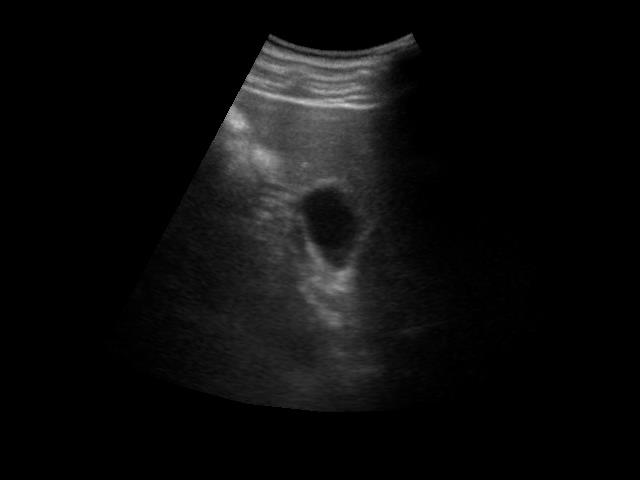
%> input picture h60.jpg, 640 x 480 px
$ octave main_pro.m   (GNU Octave 9; MATLAB toolbox functions it lacks are replaced by stand-ins)
%> lines starting %> are read from the running program, lines starting %| are printed output that depends on the picture
### Designed_Filter/srad_filter.m
function filtered_img = srad_filter(img, kappa, lambda, iterations, epsilon)
    [rows, cols] = size(img);
    filtered_img = img; % Initialize filtered image

    for t = 1:iterations
        north = [filtered_img(1, :); filtered_img(1:end-1, :)] - filtered_img;
        south = [filtered_img(2:end, :); filtered_img(end, :)] - filtered_img;
        west = [filtered_img(:, 1), filtered_img(:, 1:end-1)] - filtered_img;
        east = [filtered_img(:, 2:end), filtered_img(:, end)] - filtered_img;

        mean_squared = mean(filtered_img(:).^2);
        variance = mean((filtered_img(:) - mean_squared).^2);
        q0_squared = variance / (mean_squared^2 + epsilon);

        c_north = exp(-((north ./ (filtered_img + epsilon)).^2) ./ (kappa * q0_squared + epsilon));
        c_south = exp(-((south ./ (filtered_img + epsilon)).^2) ./ (kappa * q0_squared + epsilon));
        c_west = exp(-((west ./ (filtered_img + epsilon)).^2) ./ (kappa * q0_squared + epsilon));
        c_east = exp(-((east ./ (filtered_img + epsilon)).^2) ./ (kappa * q0_squared + epsilon));

        diffusion = lambda * (c_north .* north + c_south .* south + c_west .* west + c_east .* east);
        filtered_img = filtered_img + diffusion;
    end
end

### Designed_Filter/wavelet_decomposition.m
function wavelet_img = wavelet_decomposition(img, wavelet_type, level)
    if level >= 1
        [cA1, cH1, cV1, cD1] = dwt2(img, wavelet_type);
    end

    if level >= 2
        [cA2, cH2, cV2, cD2] = dwt2(cA1, wavelet_type);
        cA1_reconstructed = idwt2(cA2, cH2, cV2, cD2, wavelet_type);
    else
        cA1_reconstructed = cA1;
    end

    wavelet_img = idwt2(cA1_reconstructed, cH1, cV1, cD1, wavelet_type);
end

### Designed_Filter/guided_filter.m
function guided_img = guided_filter(I, P, radius, epsilon)
    % I: Guidance image (input image)
    % P: Filtering image (input image)
    % radius: Window radius
    % epsilon: Regularization parameter

    [rows, cols] = size(I);
    N = box_filter(ones(rows, cols), radius);

    mean_I = box_filter(I, radius) ./ N;
    mean_P = box_filter(P, radius) ./ N;
    corr_I = box_filter(I .* I, radius) ./ N;
    corr_IP = box_filter(I .* P, radius) ./ N;

    var_I = corr_I - mean_I .* mean_I;
    cov_IP = corr_IP - mean_I .* mean_P;

    a = cov_IP ./ (var_I + epsilon);
    b = mean_P - a .* mean_I;

    mean_a = box_filter(a, radius) ./ N;
    mean_b = box_filter(b, radius) ./ N;

    guided_img = mean_a .* I + mean_b;
end

function result = box_filter(img, radius)
    % Fast box filter for mean calculation
    kernel = ones(2*radius + 1, 2*radius + 1);
    result = conv2(img, kernel, 'same');
end

### Designed_Filter/calculate_psnr.m
% ----- PSNR Calculation Function -----
function psnr_value = calculate_psnr(original, processed)
    % Calculate Peak Signal-to-Noise Ratio (PSNR)
    % Inputs:
    %   original  - Original image (grayscale, normalized to [0,1])
    %   processed - Processed image (same size as original)
    % Output:
    %   psnr_value - PSNR value in decibels (dB)

    % Ensure the inputs are of type double
    original = double(original);
    processed = double(processed);

    % Calculate Mean Squared Error (MSE)
    mse = mean((original(:) - processed(:)).^2);

    % Determine maximum pixel value for normalized images
    max_pixel_value = 1; % Since images are normalized to [0, 1]

    % Calculate PSNR
    if mse == 0
        psnr_value = Inf; % If MSE is 0, PSNR is infinite
    else
        psnr_value = 10 * log10((max_pixel_value^2) / mse);
    end
end

### Designed_Filter/calculate_rmse.m
function rmse_val = calculate_rmse(original, processed)
    % calculate_rmse - Calculates the Root Mean Squared Error (RMSE)
    % between the original and processed images.
    % Inputs:
    %   processed - Processed (noisy or filtered) image.
    %   original  - Original (reference) image.
    % Output:
    %   rmse_val  - Root Mean Squared Error (RMSE).

    mse = mean((original(:) - processed(:)).^2);  % Mean Squared Error
    rmse_val = sqrt(mse);  % Root Mean Squared Error
end

### Designed_Filter/main_pro.m
% Main Script for Speckle Noise Reduction with Adjustable Parameters (2016a)
% Parameters for SRAD
kappa = 10;             % Conduction coefficient
lambda = 0.1;           % Time step size
iterations = 10;        % Number of iterations
epsilon_srad = 1e-6;    % Small constant to prevent division by zero

% Parameters for Wavelet Decomposition
wavelet_type = 'db1';   % Wavelet type for decomposition
wavelet_level = 3;      % Number of decomposition levels

% Parameters for Guided Filter
radius = 5;             % Radius for guided filter (in pixels)
epsilon_guided = 1e-5;  % Regularization parameter for guided filter

% Load the input image (replace with your image file path)
img = imread('C:\Users\Dell\Desktop\Major_Project\h60.jpg');
%> img is the input picture: size 480x640 uint8; min 0, max 210, mean 12
if size(img, 3) == 3
    img = rgb2gray(img);  % Convert to grayscale if RGB
end
img = im2double(img); % Convert to double precision and normalize to [0,1]
%> img: size 480x640 double

% Add speckle noise for demonstration
noise_level = 0.08;
noisy_img = imnoise(img, 'speckle', noise_level);

% Step 1: Apply SRAD Filter
srad_filtered_img = srad_filter(noisy_img, kappa, lambda, iterations, epsilon_srad);
%> the loop in srad_filter, `for t = 1:iterations` made 10 passes
%> (mean_squared, variance, q0_squared) on passes 1 to 10: (0.0141, 0.013, 65), (0.0134, 0.0123, 68.22), (0.0132, 0.0121, 69.38), (0.0131, 0.012, 69.96), (0.013, 0.012, 70.33), (0.0129, 0.0119, 70.59), (0.0129, 0.0119, 70.8), (0.0129, 0.0118, 70.98), (0.0128, 0.0118, 71.14), (0.0128, 0.0118, 71.27)
%> pass 1, in srad_filter, `east = [filtered_img(:, 2:end), filtered_img(:, end)] - filtered_img;`:
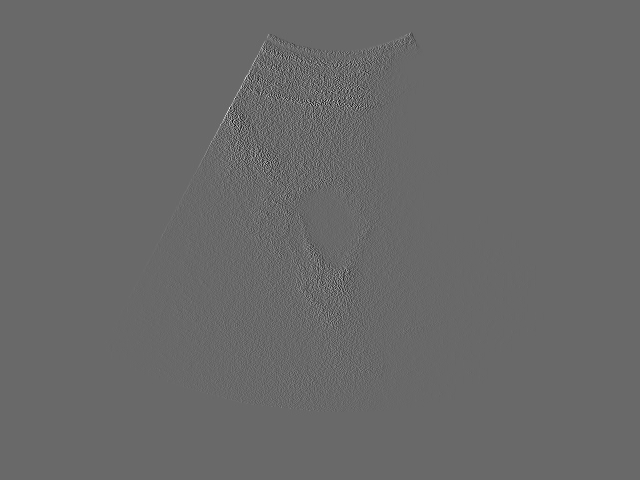
%> east: size 480x640 double; min -0.621, max 0.882, mean 1.21e-20; drawn with min black and max white

% Step 2: Apply Wavelet Decomposition and Reconstruction
wavelet_filtered_img = wavelet_decomposition(srad_filtered_img, wavelet_type, wavelet_level);
%> in wavelet_decomposition, `[cA2, cH2, cV2, cD2] = dwt2(cA1, wavelet_type);`:
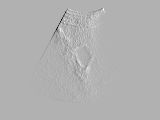
%> cV2: size 120x160 double; min -0.57, max 0.251, mean -3.69e-05; drawn with min black and max white

% Step 3: Apply Guided Filter
guided_filtered_img = guided_filter(wavelet_filtered_img, img, radius, epsilon_guided);
%> in guided_filter, `var_I = corr_I - mean_I .* mean_I;`:
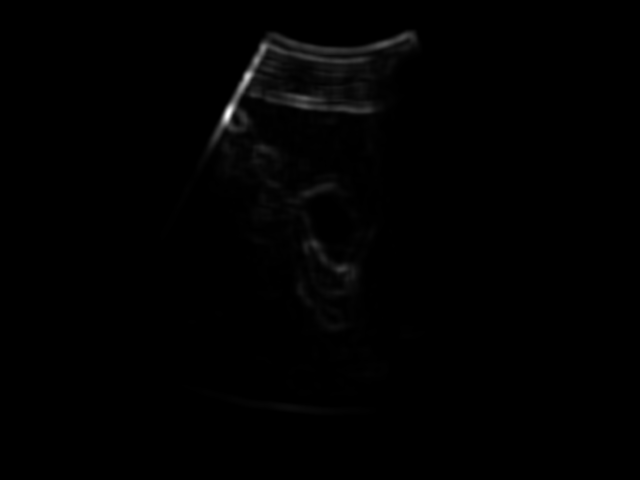
%> var_I: size 480x640 double; min 0, max 0.0675, mean 0.00044; drawn with min black and max white
%> in guided_filter, `a = cov_IP ./ (var_I + epsilon);`:
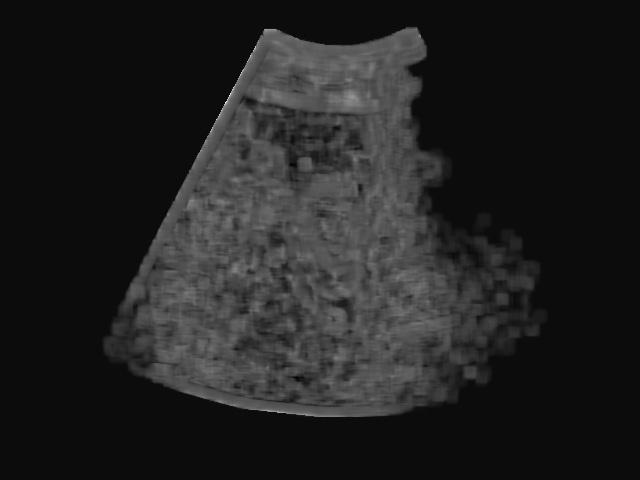
%> a: size 480x640 double; min -0.166, max 3.34, mean 0.3; drawn with min black and max white
%> call 6 of box_filter, with radius = 5
%> in box_filter (call 6), `result = conv2(img, kernel, 'same');`:
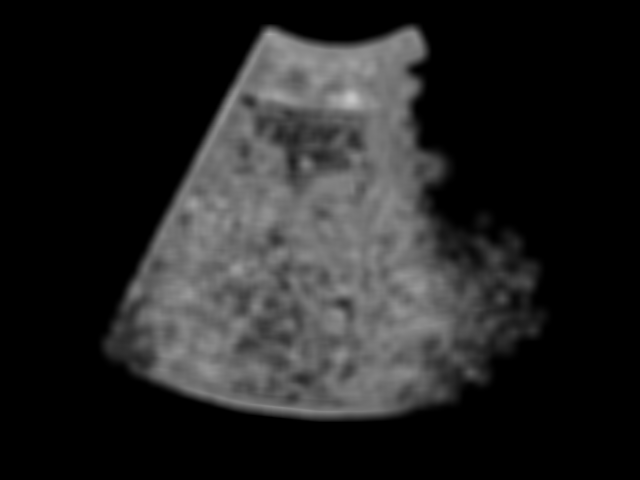
%> result: size 480x640 double; min 0, max 198.1, mean 36.3
%> in guided_filter, `mean_a = box_filter(a, radius) ./ N;`:
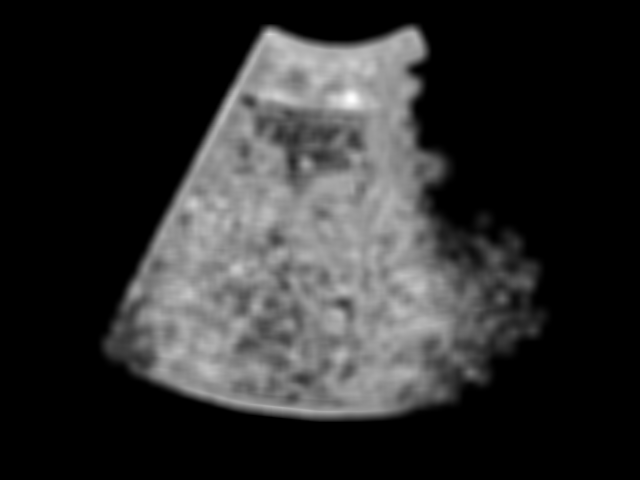
%> mean_a: size 480x640 double; min 0, max 1.64, mean 0.3; drawn with min black and max white
%> call 7 of box_filter, with radius = 5
%> in box_filter (call 7), `result = conv2(img, kernel, 'same');`:
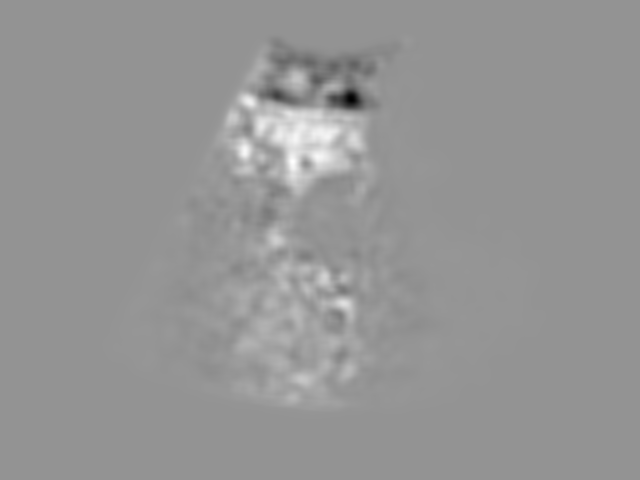
%> result: size 480x640 double; min -38.08, max 27.66, mean 0.6; drawn with min black and max white

% Step 4: Calculate PSNR for each step
psnr_noisy = calculate_psnr(img, noisy_img);
%> in calculate_psnr, `mse = mean((original(:) - processed(:)).^2);`: mse = 0.00105
%> in calculate_psnr, `psnr_value = 10 * log10((max_pixel_value^2) / mse);`: psnr_value = 29.78
%> psnr_noisy = 29.78
psnr_srad = calculate_psnr(img, srad_filtered_img);
%> psnr_srad = 39.67
psnr_wavelet = calculate_psnr(img, wavelet_filtered_img);
%> psnr_wavelet = 39.67
psnr_guided = calculate_psnr(img, guided_filtered_img);
%> psnr_guided = 41.21

% Step 5: Calculate RMSE for each step
rmse_noisy = calculate_rmse(img, noisy_img);
%> in calculate_rmse, `mse = mean((original(:) - processed(:)).^2);`: mse = 0.00105
%> in calculate_rmse, `rmse_val = sqrt(mse);`: rmse_val = 0.0324
%> rmse_noisy = 0.0324
rmse_srad = calculate_rmse(img, srad_filtered_img);
%> rmse_srad = 0.0104
rmse_wavelet = calculate_rmse(img, wavelet_filtered_img);
%> rmse_wavelet = 0.0104
rmse_guided = calculate_rmse(img, guided_filtered_img);
%> rmse_guided = 0.0087

% Display the results
figure;
subplot(1, 2, 1);
imshow(noisy_img, []);
title(sprintf('Noisy Image\nPSNR: %.2f dB, RMSE: %.5f', psnr_noisy, rmse_noisy));

subplot(1, 2, 2);
imshow(guided_filtered_img, []);
title(sprintf('Hybrid Filtered Image\nPSNR: %.2f dB, RMSE: %.5f', psnr_guided, rmse_guided));

$ run again, with h1.jpg copied over h60.jpg
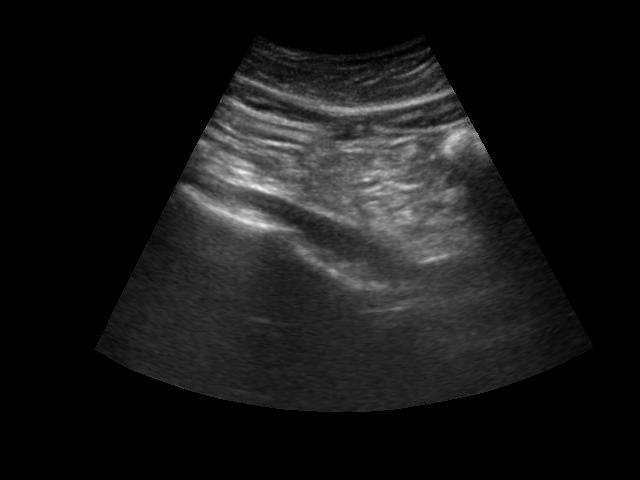
%> input picture h1.jpg, 640 x 480 px
%> img is the input picture: size 480x640 uint8; min 0, max 244, mean 23.2
%> img: size 480x640 double
%> the loop in srad_filter, `for t = 1:iterations` made 10 passes
%> (mean_squared, variance, q0_squared) on passes 1 to 8: (0.0303, 0.0257, 27.95), (0.0289, 0.0245, 29.3), (0.0284, 0.0241, 29.78), (0.0282, 0.0239, 30.03), (0.028, 0.0237, 30.18), (0.0279, 0.0236, 30.29), (0.0278, 0.0236, 30.38), (0.0278, 0.0235, 30.45)
%> pass 1, in srad_filter, `south = [filtered_img(2:end, :); filtered_img(end, :)] - filtered_img;`:
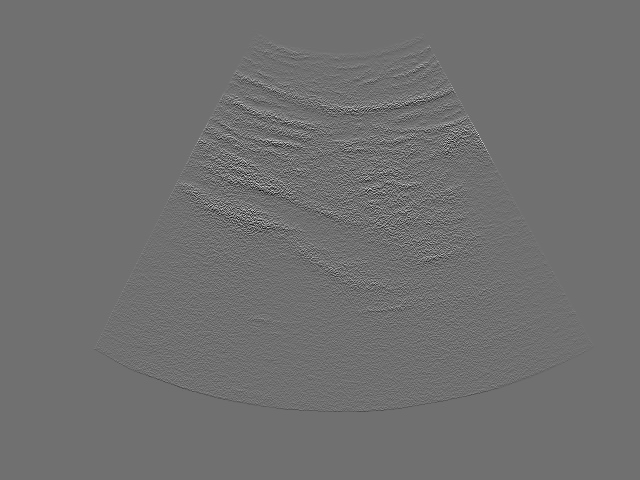
%> south: size 480x640 double; min -0.654, max 0.828, mean 7.52e-20; drawn with min black and max white
%> in box_filter (call 7), `result = conv2(img, kernel, 'same');`:
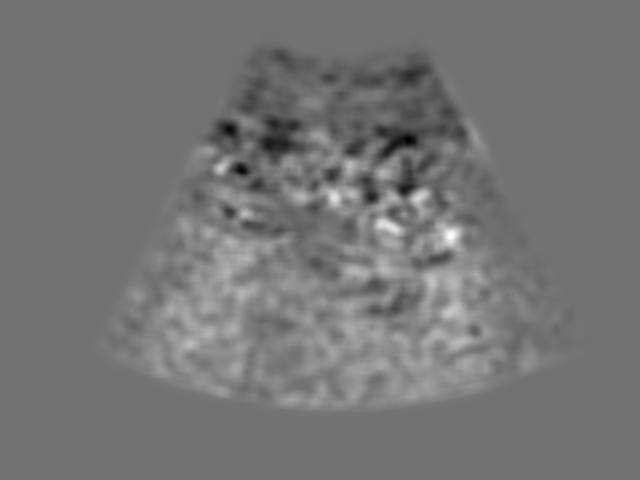
%> result: size 480x640 double; min -24.3, max 29.81, mean 0.7; drawn with min black and max white
%> in calculate_psnr, `mse = mean((original(:) - processed(:)).^2);`: mse = 0.00224
%> psnr_value = 26.5
%> psnr_srad = 36.24
%> psnr_guided = 37.67
%> in calculate_rmse, `mse = mean((original(:) - processed(:)).^2);`: mse = 0.00224
%> rmse_val = 0.0473
%> rmse_srad = 0.0154
%> rmse_guided = 0.0131

$ run again, with h12.jpg copied over h60.jpg
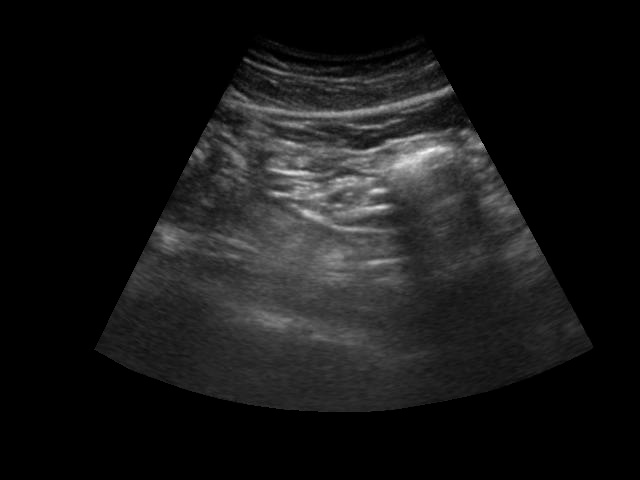
%> input picture h12.jpg, 640 x 480 px
%> img is the input picture: size 480x640 uint8; min 0, max 249, mean 22.9
%> img: size 480x640 double
%> the loop in srad_filter, `for t = 1:iterations` made 10 passes
%> (mean_squared, variance, q0_squared) on passes 1 to 8: (0.028, 0.0237, 30.28), (0.0266, 0.0226, 31.76), (0.0262, 0.0222, 32.3), (0.0259, 0.022, 32.58), (0.0258, 0.0218, 32.76), (0.0257, 0.0218, 32.89), (0.0256, 0.0217, 32.99), (0.0255, 0.0216, 33.08)
%> pass 1, in srad_filter, `south = [filtered_img(2:end, :); filtered_img(end, :)] - filtered_img;`:
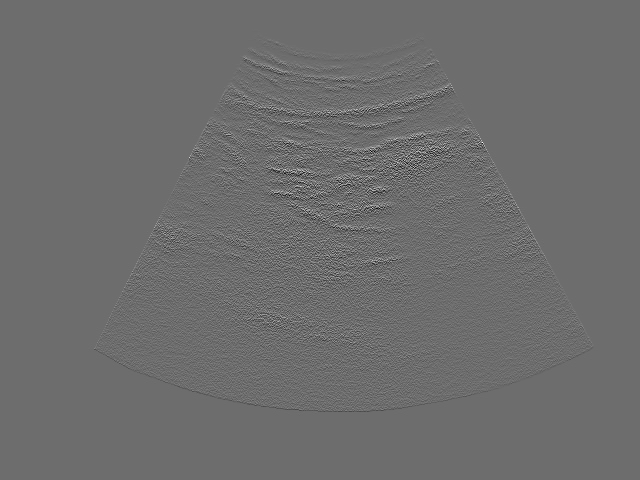
%> south: size 480x640 double; min -0.69, max 0.916, mean 1.16e-19; drawn with min black and max white
%> in guided_filter, `mean_a = box_filter(a, radius) ./ N;`:
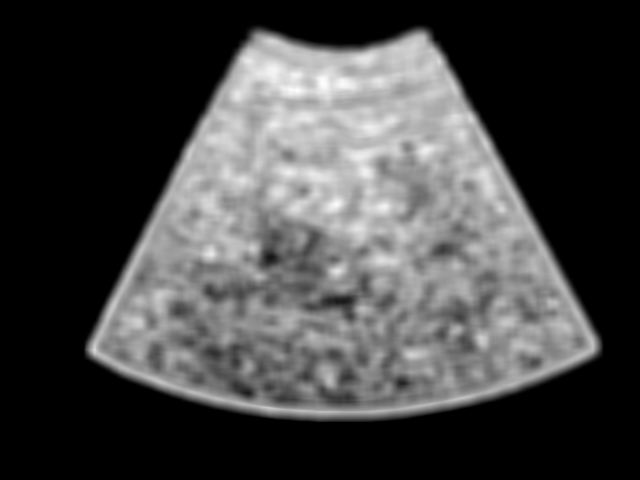
%> mean_a: size 480x640 double; min 0, max 1.52, mean 0.407; drawn with min black and max white
%> in calculate_psnr, `mse = mean((original(:) - processed(:)).^2);`: mse = 0.00207
%> psnr_value = 26.84
%> psnr_srad = 36.14
%> psnr_guided = 37.8
%> in calculate_rmse, `mse = mean((original(:) - processed(:)).^2);`: mse = 0.00207
%> rmse_val = 0.0455
%> rmse_srad = 0.0156
%> rmse_guided = 0.0129

$ run again, with h24.jpg copied over h60.jpg
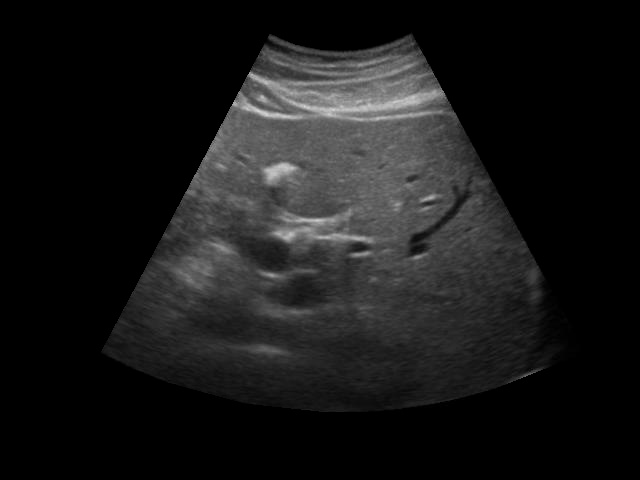
%> input picture h24.jpg, 640 x 480 px
%> img is the input picture: size 480x640 uint8; min 0, max 216, mean 24.2
%> img: size 480x640 double
%> the loop in srad_filter, `for t = 1:iterations` made 10 passes
%> (mean_squared, variance, q0_squared) on passes 1 to 8: (0.0333, 0.0281, 25.32), (0.0317, 0.0267, 26.53), (0.0312, 0.0262, 26.96), (0.0309, 0.026, 27.17), (0.0308, 0.0259, 27.3), (0.0307, 0.0258, 27.4), (0.0306, 0.0257, 27.47), (0.0305, 0.0257, 27.53)
%> in box_filter (call 7), `result = conv2(img, kernel, 'same');`:
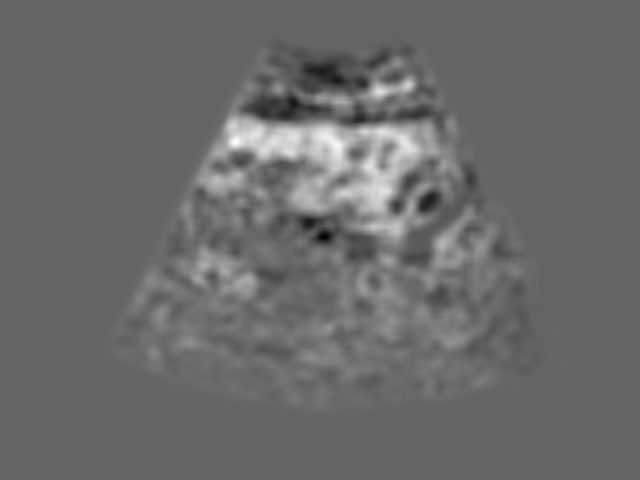
%> result: size 480x640 double; min -29.95, max 45.87, mean 1.8; drawn with min black and max white
%> in calculate_psnr, `mse = mean((original(:) - processed(:)).^2);`: mse = 0.00247
%> psnr_value = 26.07
%> psnr_srad = 36.28
%> psnr_guided = 37.95
%> in calculate_rmse, `mse = mean((original(:) - processed(:)).^2);`: mse = 0.00247
%> rmse_val = 0.0497
%> rmse_srad = 0.0154
%> rmse_guided = 0.0127
